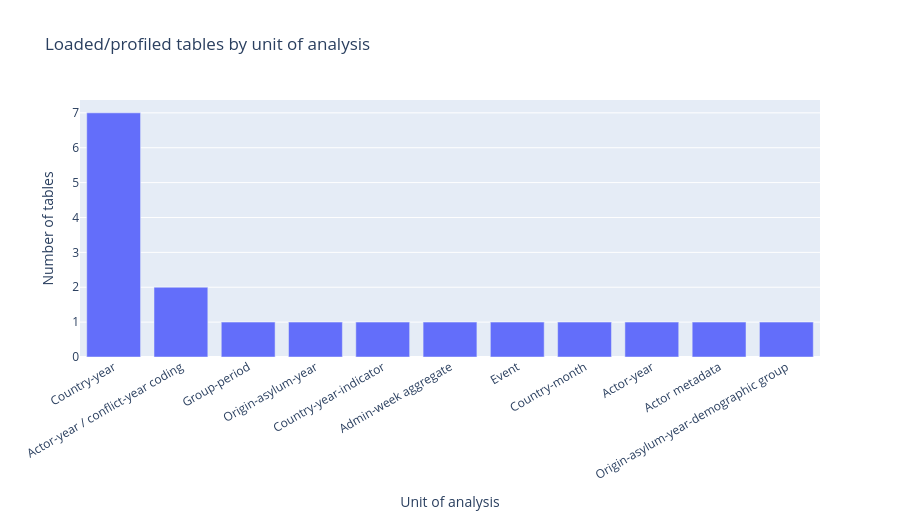

The notebook cell saved with this chart:
### Code cell
fig = px.bar(
    to_pandas(granularity_summary), x="unit_of_analysis", y="n_tables", hover_data=["datasets", "total_rows_observed"],
    title="Loaded/profiled tables by unit of analysis",
    labels={"unit_of_analysis":"Unit of analysis", "n_tables":"Number of tables"},
)
fig.update_layout(height=520, xaxis_tickangle=-30)
show_plot(fig, "chart_07")

main_granularity = granularity_summary.sort("n_tables", descending=True).row(0, named=True)
display_note(
    f"<strong>Execution insight.</strong> The most frequent unit of analysis is "
    f"<code>{main_granularity['unit_of_analysis']}</code>, with {main_granularity['n_tables']} tables. "
    f"However, the inventory contains {granularity_summary.height} distinct units of analysis. "
    "This diversity prevents any direct merge without first choosing a reference unit of observation."
)

### Figure 1 — Plotly figure (JSON) as saved in the notebook; plotly's stock layout.template omitted (floating-point values rounded to 4 significant figures)
{"data": [{"customdata": [["ACLED civilian fatalities CY, ACLED civilian targeting CY, ACLED country-year events, ACLED fatalities CY, UCDP Organized Violence CY, V-Dem core subset, WDI wide", 56015], ["SVAC complete, SVAC conflict years", 20421], ["EPR 2021", 4339], ["UNHCR persons of concern", 138289], ["WDI long", 67340], ["ACLED regional aggregates", 965913], ["UCDP GED core subset", 417968], ["ACLED country-month events", 29124], ["UCDP One-sided", 1408], ["UCDP Actor", 1987], ["UNHCR demographics demo", 6275]], "hovertemplate": "Unit of analysis=%{x}<br>Number of tables=%{y}<br>datasets=%{customdata[0]}<br>total_rows_observed=%{customdata[1]}<extra></extra>", "legendgroup": "", "marker": {"color": "#636efa", "pattern": {"shape": ""}}, "name": "", "orientation": "v", "showlegend": false, "textposition": "auto", "type": "bar", "x": ["Country-year", "Actor-year / conflict-year coding", "Group-period", "Origin-asylum-year", "Country-year-indicator", "Admin-week aggregate", "Event", "Country-month", "Actor-year", "Actor metadata", "Origin-asylum-year-demographic group"], "xaxis": "x", "y": [7, 2, 1, 1, 1, 1, 1, 1, 1, 1, 1], "yaxis": "y"}], "layout": {"barmode": "relative", "height": 520, "legend": {"tracegroupgap": 0}, "title": {"text": "Loaded/profiled tables by unit of analysis"}, "xaxis": {"anchor": "y", "domain": [0.0, 1.0], "tickangle": -30, "title": {"text": "Unit of analysis"}}, "yaxis": {"anchor": "x", "domain": [0.0, 1.0], "title": {"text": "Number of tables"}}}}
